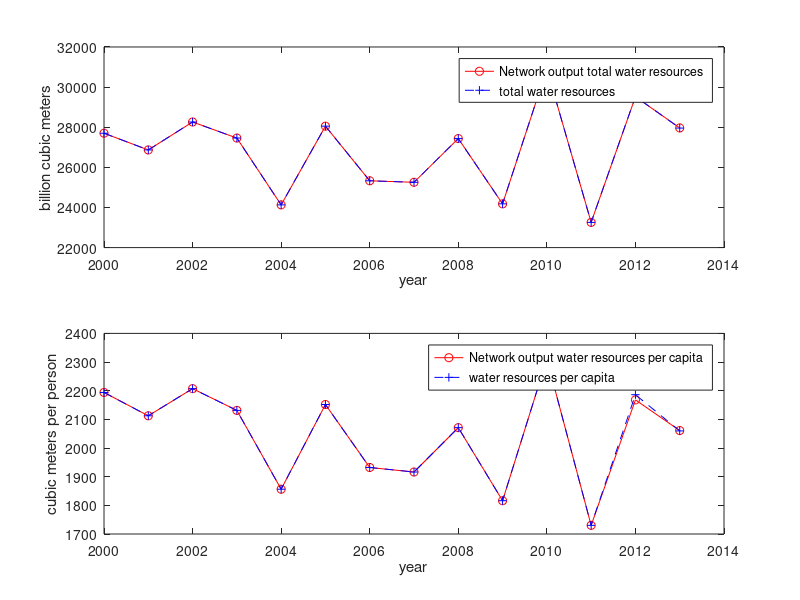

MATLAB code for this plot:
%actual total water resources
glkyl1=[27700.8 26867.8 28261.3 27460.2 24129.6 28053.1 25330.1 25255.2 27434.3 ...
    24180.2 30906.4 23256.7 29526.9 27957.9];
%actual water resources per capita
glhyl1=[2193.9 2112.5 2207.2 2131.3 1856.3 2151.8 1932.1 1916.3 2071.1 1816.2 ...
    2310.4 1730.2 2186.1 2059.7];

%predicted total water resources
glkyl2=[27700.8 26867.8 28261.3 27460.2 24129.6 28053.1 25330.1 25255.2 27434.3 ...
    24180.2 30906.4 23256.7 29518.0 27966.0];
%predicted water resources per capita
glhyl2=[2193.9 2112.5 2207.2 2131.3 1856.3 2151.8 1932.1 1916.3 2071.1 1816.2 ...
    2310.4 1730.2 2168.0 2061.0];

figure ;
x=2000:2013;
subplot(2,1,1);plot(x,glkyl2,'r-o',x,glkyl1,'b--+')    
%comparison diagram of total water resources
legend('Network output total water resources','total water resources');
xlabel('year');ylabel('billion cubic meters');
subplot(2,1,2);plot(x,glhyl2,'r-o',x,glhyl1,'b--+')     
%comparison diagram of water resources per capita
legend('Network output water resources per capita','water resources per capita');
xlabel('year');ylabel('cubic meters per person');